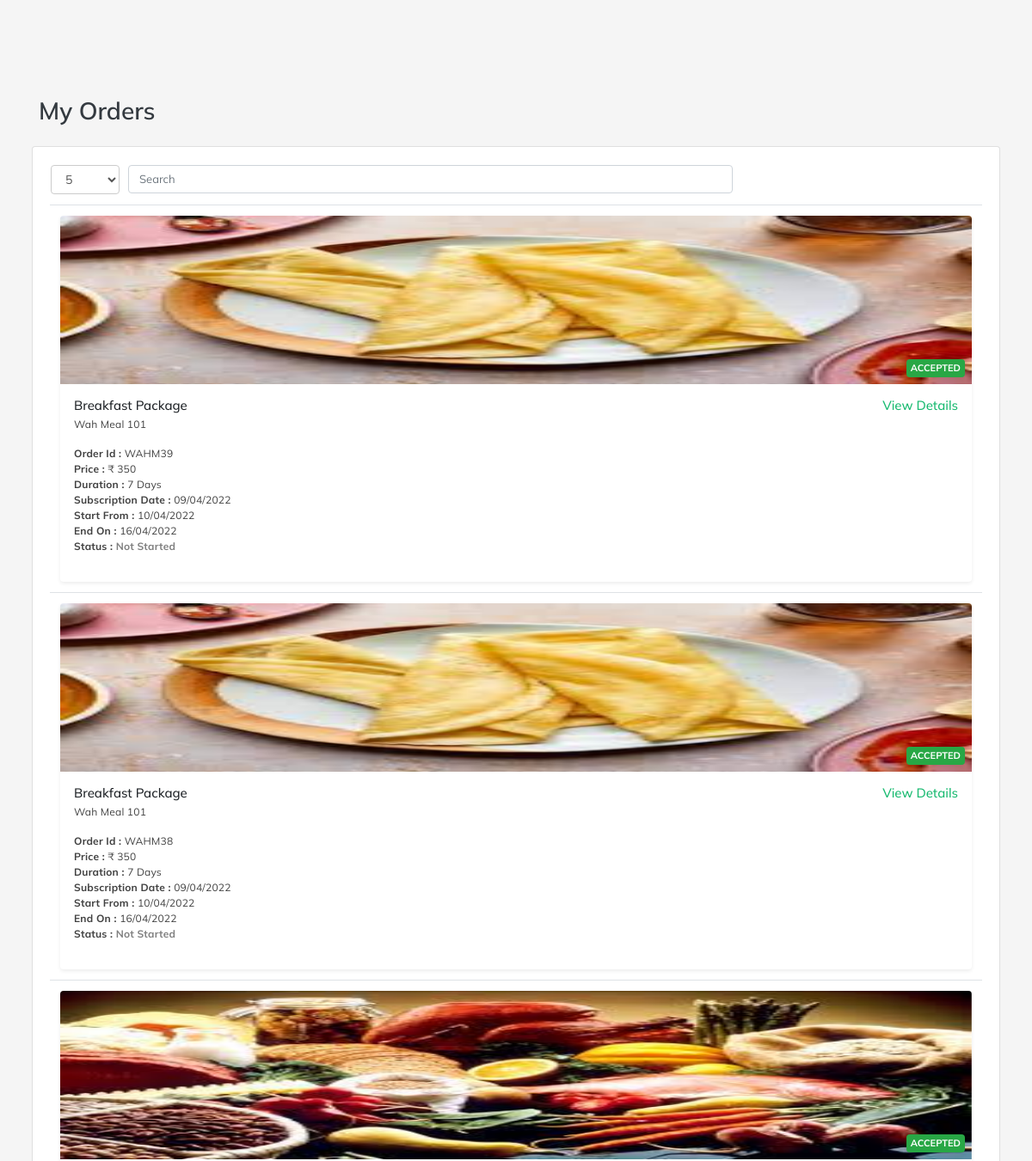
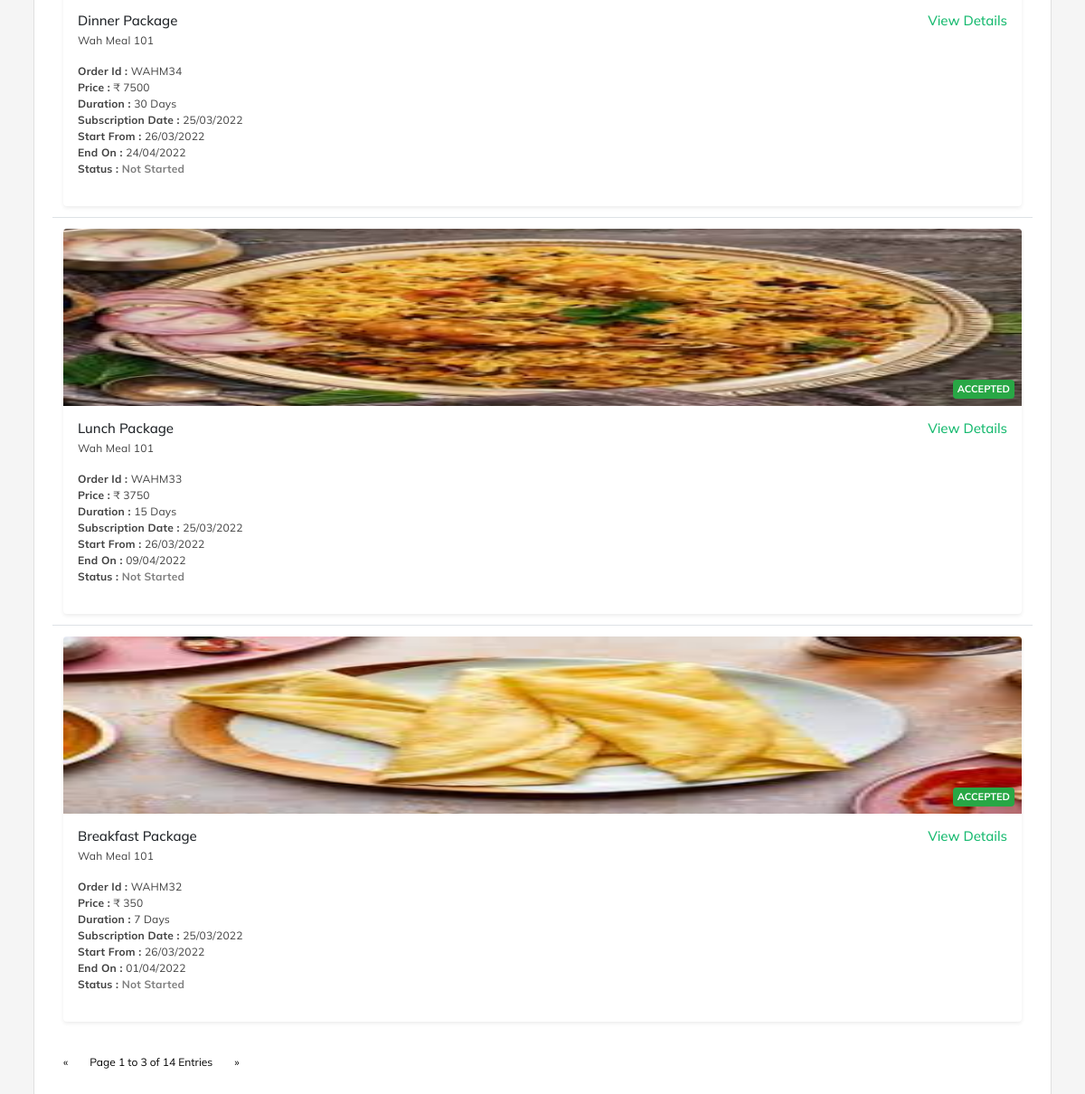
/cust_app/myorders.php?username=amresh.hackerak@gmail.com, run on the app's committed database (2 pictures, top to bottom).
### tables this page shows
CREATE TABLE `order_subscription` (
  `id` int(255) NOT NULL,
  `customer_id` int(255) NOT NULL,
  `vendor_id` int(255) NOT NULL,
  `food_id` varchar(500) NOT NULL,
  `serve_time` int(2) NOT NULL,
  `food_type` int(2) NOT NULL DEFAULT 0,
  `food_price` int(100) NOT NULL DEFAULT 0,
  `package_duration` int(100) NOT NULL,
  `subscription_price` double NOT NULL,
  `vendor_earning` double NOT NULL,
  `admin_earning` double NOT NULL,
  `start_date` date NOT NULL,
  `end_date` date NOT NULL,
  `accept_reject` int(2) NOT NULL DEFAULT 0,
  `subscription_date` date NOT NULL,
  `subscription_datetime` datetime NOT NULL DEFAULT current_timestamp(),
  `is_paid` int(2) NOT NULL DEFAULT 0,
  `delivery_lat` varchar(100) NOT NULL,
  `delivery_lng` varchar(100) NOT NULL,
  `delivery_address` text NOT NULL,
  `delivery_landmark` text NOT NULL,
  `reject_by` int(2) NOT NULL DEFAULT 0
);

CREATE TABLE `food_images` (
  `id` int(100) NOT NULL,
  `food_id` int(100) NOT NULL,
  `food_img` varchar(200) NOT NULL,
  `upload_on` datetime NOT NULL DEFAULT current_timestamp()
);

CREATE TABLE `vendors` (
  `id` int(11) NOT NULL,
  `fullname` varchar(100) NOT NULL,
  `email` varchar(100) NOT NULL,
  `phone` varchar(100) NOT NULL,
  `password` varchar(100) NOT NULL,
  `lat` varchar(100) NOT NULL,
  `lng` varchar(100) NOT NULL,
  `logo` varchar(100) NOT NULL,
  `business_name` varchar(100) NOT NULL,
  `business_city` varchar(45) NOT NULL,
  `business_pin` int(100) NOT NULL,
  `business_address` text NOT NULL,
  `business_caption` text NOT NULL,
  `created_by` varchar(11) NOT NULL DEFAULT 'SELF',
  `created_at` datetime NOT NULL DEFAULT current_timestamp(),
  `is_active` int(2) NOT NULL DEFAULT 0,
  `active_otp` int(10) NOT NULL,
  `is_available` int(2) NOT NULL DEFAULT 1,
  `wallet_balance` double NOT NULL DEFAULT 0,
  `is_deleted` int(2) NOT NULL DEFAULT 0,
  `mon_bf` int(11) NOT NULL DEFAULT 0,
  `tue_bf` int(11) NOT NULL DEFAULT 0,
  `wed_bf` int(11) NOT NULL DEFAULT 0,
  `thu_bf` int(11) NOT NULL DEFAULT 0,
  `fri_bf` int(11) NOT NULL DEFAULT 0,
  `sat_bf` int(11) NOT NULL DEFAULT 0,
  `sun_bf` int(11) NOT NULL DEFAULT 0,
  `mon_lun` int(11) NOT NULL DEFAULT 0,
  `tue_lun` int(11) NOT NULL DEFAULT 0,
  `wed_lun` int(11) NOT NULL DEFAULT 0,
  `thu_lun` int(11) NOT NULL DEFAULT 0,
  `fri_lun` int(11) NOT NULL DEFAULT 0,
  `sat_lun` int(11) NOT NULL DEFAULT 0,
  `sun_lun` int(11) NOT NULL DEFAULT 0,
  `mon_din` int(11) NOT NULL DEFAULT 0,
  `tue_din` int(11) NOT NULL DEFAULT 0,
  `wed_din` int(11) NOT NULL DEFAULT 0,
  `thu_din` int(11) NOT NULL DEFAULT 0,
  `fri_din` int(11) NOT NULL DEFAULT 0,
  `sat_din` int(11) NOT NULL DEFAULT 0,
  `sun_din` int(11) NOT NULL DEFAULT 0,
  `bf_list` int(2) NOT NULL DEFAULT 1,
  `lun_list` int(2) NOT NULL DEFAULT 1,
  `din_list` int(2) NOT NULL DEFAULT 1
);

### public_html/cust_app/myorders.php (the view, shortened to what this page needs)
<?php
include ('../conn.php');
?>
<!DOCTYPE html>
<html lang="en">
<head>
    <link rel="stylesheet" type="text/css" href="vendor/slick/slick.min.css" />
    <link rel="stylesheet" type="text/css" href="vendor/slick/slick-theme.min.css" />
    <link href="vendor/icons/feather.css" rel="stylesheet" type="text/css">
    <link href="vendor/bootstrap/css/bootstrap.min.css" rel="stylesheet">
    <link href="css/style.css" rel="stylesheet">
    <link href="vendor/sidebar/demo.css" rel="stylesheet">
</head>
<body class="fixed-bottom-bar">
    <div class="container" style="margin-top: 4rem!important;">
        <div class="most_popular py-5">
            <div class="d-flex align-items-center mb-4">
                <h3 class="font-weight-bold text-dark mb-0">My Orders</h3>
            </div>
            <div class="row">
<?php
$sql = " SELECT oc.*, v.business_name FROM `order_subscription` as oc LEFT JOIN vendors as v on oc.vendor_id = v.id WHERE oc.customer_id = ".$_SESSION["userdata_c"]["id"]." ORDER BY oc.id DESC ";
$result = $conn->query($sql);
if ($result->num_rows > 0) {
?>
<div class="card">
  <div class="card-body">
<div class="table-responsive">
<table id="example" class="table " style="width:100%">
        <thead class="d-none">
        </thead>
        <tbody>
            <?php
                while($row = $result->fetch_assoc()) {
                    if(date("d/m/Y", strtotime($row['end_date'])) >= date("d/m/Y"))
                    {
                        $ongoing_dt = 1;
                    }
                    else
                    {
                        $ongoing_dt = 0;
                    }
                    if(date("d/m/Y", strtotime($row['start_date'])) > date("d/m/Y"))
                    {
                                        $ongoing_dt = 2;
                    }
                    $food_ids = json_decode($row['food_id']);
                    $sql_img = "SELECT * FROM food_images WHERE food_id = ".$food_ids[0]." ";
                    $result_img = $conn->query($sql_img);
                    if($result_img->num_rows > 0)
                    {
                        $row_img = $result_img->fetch_assoc();
                        $food_img = $row_img['food_img'];
                    }
                    else
                    {
                        $food_img = 'test.jpg';
                    }
            ?>
            <tr>
                <td>
                            <div   class="list-card bg-white h-100 rounded overflow-hidden position-relative shadow-sm">
                            <div id="myCarousel" class="carousel slide lazy" data-bs-ride="carousel">
    <div class="carousel-inner">
            <div class="carousel-item active">
              <img class="d-block thumb-image" style="width:100%;height:196px !important;" src="../vendor_app/uploads/food/<?php echo $food_img; ?>"   style="width:100%;">
            </div>
  </div>
  </div>
                            <div class="list-card-image">
                                <div class="star position-absolute"><span class="badge badge-<?php if($row['accept_reject'] == 0) { echo "info"; } else if($row['accept_reject'] == 1) { echo "success"; } else { echo "danger"; }  ?>">
                                    <?php if($row['accept_reject'] == 0) { echo "PENDING"; } else if($row['accept_reject'] == 1) { echo "ACCEPTED"; } else { echo "REJECTED"; }  ?>
                                    </span></div>
                            </div>
                                <div class="p-3 position-relative">
                                    <div class="list-card-body">
                                        <h6 class="mb-1"><a  class="text-black"> <?php if($row['serve_time'] == 1) { echo "Breakfast Package"; } else if($row['serve_time'] == 2) { echo "Lunch Package"; } else { echo "Dinner Package"; }  ?>
                                     </a>
                                     <span class="float-right text-danger" onclick="subFood('<?php echo $row['id'] ; ?>')">View Details</span>
                                        </h6>
                                        <p onclick="foo(this)" id="restaurant#<?php echo $row['vendor_id']; ?>" class="text-gray mb-3"><?php echo $row['business_name']; ?> </p>
                                        <p class="text-gray mb-3 time">
                                            <b>Order Id : </b> WAHM<?php echo $row['id'] ; ?><br/>
                                            <b>Price : </b>₹ <?php echo $row['subscription_price'] ; ?><br/>
                                            <b>Duration : </b><?php echo $row['package_duration'] ; ?> Days<br/>
                                            <b>Subscription Date : </b><?php echo date("d/m/Y", strtotime($row['subscription_date'])); ?><br/>
                                            <b>Start From : </b><?php echo date("d/m/Y", strtotime($row['start_date'])); ?><br/>
                                            <b>End On : </b><?php echo date("d/m/Y", strtotime($row['end_date'])); ?><br/>
                                            <b>Status : </b><?php if($ongoing_dt == 1) { echo '<b style="color:blue;">Ongoing</b>'; }  else if($ongoing_dt == 0) { echo '<b style="color:green;">Completed</b>'; } else { echo '<b style="color:grey;">Not Started</b>'; } ?><br/>
                                        </p>
                                    </div>
                                </div>
                            </div>
                </td>
            </tr>
            <?php } ?>
        </tbody>
</table>
</div>
</div>
</div>
<?php } else {  ?>
<div class="w-100 card bg-light text-dark">
    <div class="card-body">No order found!!!</div>
  </div>
  <?php } ?>
            </div>
        </div>
    </div>
</body>
</html>

### public_html/cust_app/css/style.css (style rules this page uses)
body { font-family: 'Mulish', sans-serif; font-size: 13px; color: #000000; background: #f5f5f5; }
.font-weight-bold { font-weight: 600 !important; }
div, a { outline: none !important; }
.row { margin-right: -8px; margin-left: -8px; }
.text-danger { color: #18BA70 !important; }
a { color: #18BA70; text-decoration: none !important; }
p { color: #424242; letter-spacing: 0.2px; }
.list-card a, .list-card h6 { color: inherit; overflow: hidden; white-space: nowrap; font-size: 15px; text-overflow: ellipsis; }
.list-card .star { right: 8px; bottom: 8px; }
.list-card .star .badge { font-size: 11px; padding: 5px 5px; box-shadow: 0 .125rem .25rem rgba(0, 0, 0, .075)!important; }
.list-card .list-card-image { position: relative; }
.list-card .list-card-body p.text-gray { overflow: hidden; white-space: nowrap; text-overflow: ellipsis; font-size: 12px; }
.list-card .p-3 { overflow: hidden; }

### data on the page
order_subscription: food_images.food_img (picture), accept_reject "ACCEPTED", serve_time "Breakfast Package", vendor.business_name "Wah Meal 101", id "39", subscription_price "350", package_duration "7", subscription_date "09/04/2022", start_date "10/04/2022", end_date "16/04/2022", shows "Not Started"
order_subscription: food_images.food_img (picture), accept_reject "ACCEPTED", serve_time "Breakfast Package", vendor.business_name "Wah Meal 101", id "38", subscription_price "350", package_duration "7", subscription_date "09/04/2022", start_date "10/04/2022", end_date "16/04/2022", shows "Not Started"
order_subscription: food_images.food_img (picture), accept_reject "ACCEPTED", serve_time "Dinner Package", vendor.business_name "Wah Meal 101", id "34", subscription_price "7500", package_duration "30", subscription_date "25/03/2022", start_date "26/03/2022", end_date "24/04/2022", shows "Not Started"
order_subscription: food_images.food_img (picture), accept_reject "ACCEPTED", serve_time "Lunch Package", vendor.business_name "Wah Meal 101", id "33", subscription_price "3750", package_duration "15", subscription_date "25/03/2022", start_date "26/03/2022", end_date "09/04/2022", shows "Not Started"
order_subscription: food_images.food_img (picture), accept_reject "ACCEPTED", serve_time "Breakfast Package", vendor.business_name "Wah Meal 101", id "32", subscription_price "350", package_duration "7", subscription_date "25/03/2022", start_date "26/03/2022", end_date "01/04/2022", shows "Not Started"
